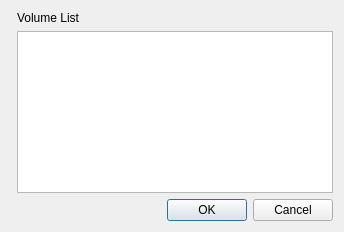
<?xml version="1.0" encoding="UTF-8"?>
<ui version="4.0">
 <class>DialogAddVolume</class>
 <widget class="QDialog" name="DialogAddVolume">
  <property name="geometry">
   <rect>
    <x>0</x>
    <y>0</y>
    <width>344</width>
    <height>232</height>
   </rect>
  </property>
  <property name="windowTitle">
   <string>Add Volume</string>
  </property>
  <layout class="QGridLayout" name="gridLayout">
   <item row="1" column="1">
    <widget class="QListWidget" name="list"/>
   </item>
   <item row="2" column="0" colspan="2">
    <widget class="QDialogButtonBox" name="buttonBox">
     <property name="orientation">
      <enum>Qt::Horizontal</enum>
     </property>
     <property name="standardButtons">
      <set>QDialogButtonBox::Cancel|QDialogButtonBox::Ok</set>
     </property>
    </widget>
   </item>
   <item row="0" column="1">
    <widget class="QLabel" name="label">
     <property name="text">
      <string>Volume List</string>
     </property>
    </widget>
   </item>
  </layout>
 </widget>
 <resources/>
 <connections>
  <connection>
   <sender>buttonBox</sender>
   <signal>accepted()</signal>
   <receiver>DialogAddVolume</receiver>
   <slot>accept()</slot>
   <hints>
    <hint type="sourcelabel">
     <x>248</x>
     <y>254</y>
    </hint>
    <hint type="destinationlabel">
     <x>157</x>
     <y>274</y>
    </hint>
   </hints>
  </connection>
  <connection>
   <sender>buttonBox</sender>
   <signal>rejected()</signal>
   <receiver>DialogAddVolume</receiver>
   <slot>reject()</slot>
   <hints>
    <hint type="sourcelabel">
     <x>316</x>
     <y>260</y>
    </hint>
    <hint type="destinationlabel">
     <x>286</x>
     <y>274</y>
    </hint>
   </hints>
  </connection>
 </connections>
</ui>
